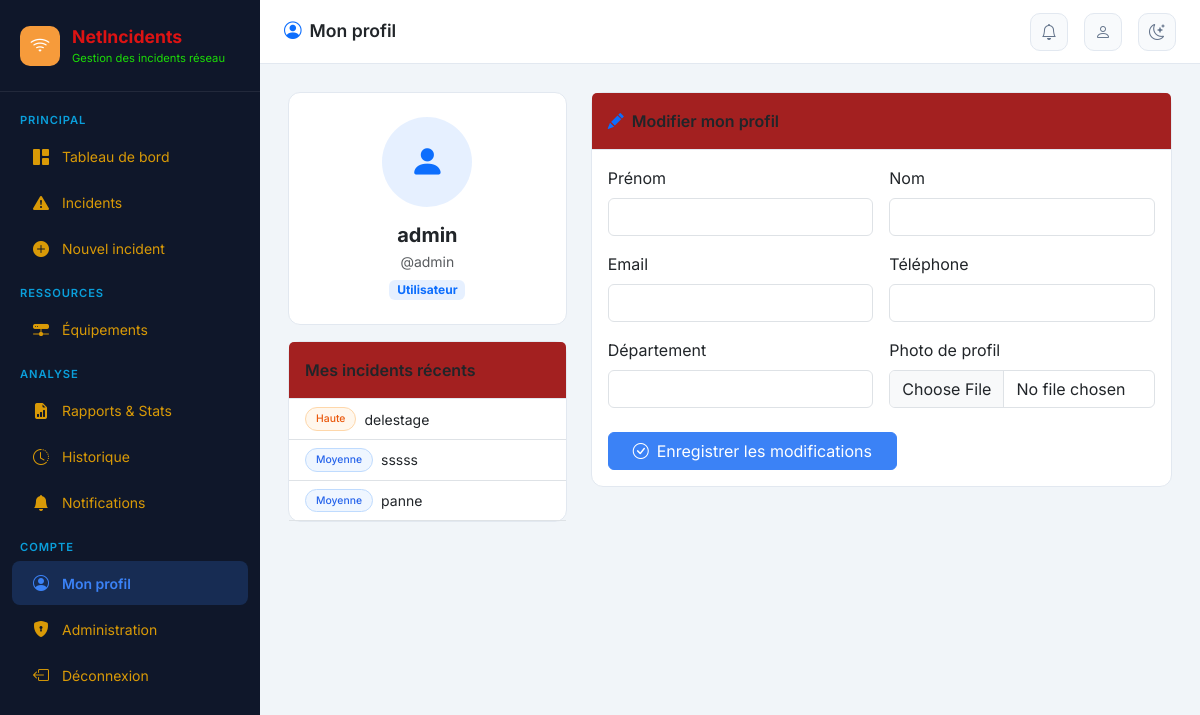
Before: /profil/ (signed in) with the older database file.
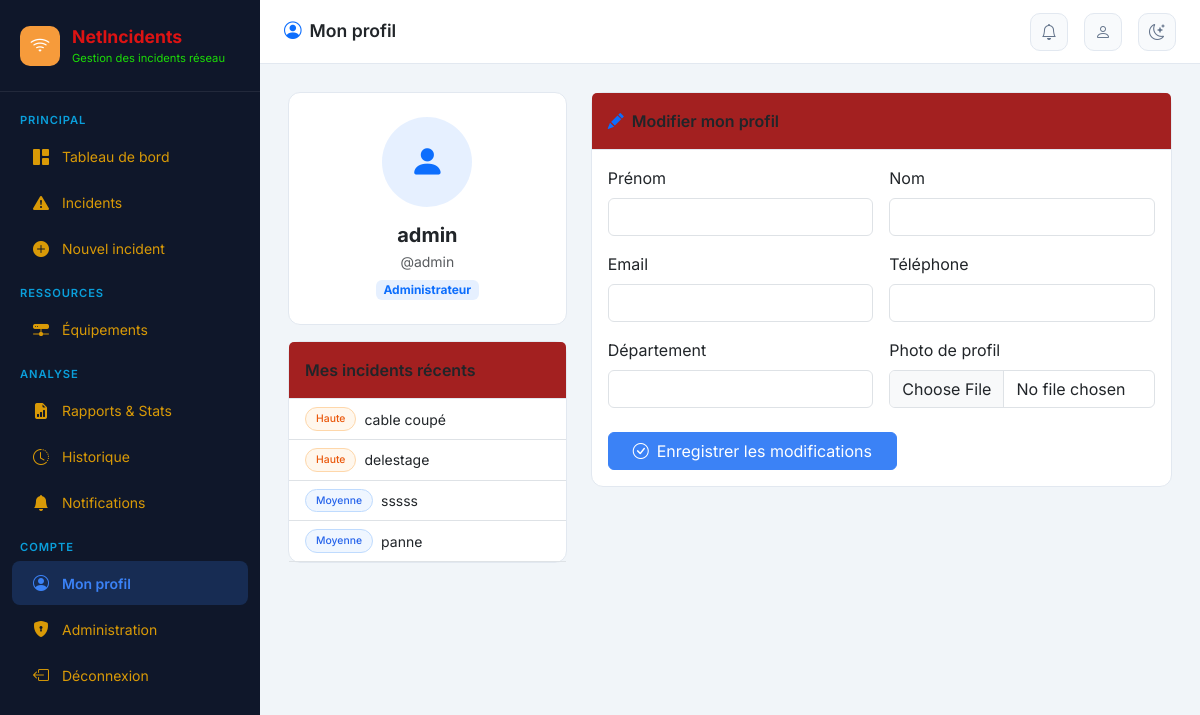
After: the same page with the newer database file.
### incidents/models.py (models this page shows, shortened)
class ProfilUtilisateur(models.Model):
    ROLES = [
        ('admin', 'Administrateur'),
        ('technicien', 'Technicien réseau'),
        ('superviseur', 'Superviseur'),
        ('utilisateur', 'Utilisateur'),
    ]
    user = models.OneToOneField(User, on_delete=models.CASCADE, related_name='profil')
    role = models.CharField(max_length=20, choices=ROLES, default='utilisateur')
    telephone = models.CharField(max_length=20, blank=True)
    departement = models.CharField(max_length=100, blank=True)
    avatar = models.ImageField(upload_to='avatars/', null=True, blank=True)

class Incident(models.Model):
    PRIORITE = [
        ('critique', 'Critique'),
        ('haute', 'Haute'),
        ('moyenne', 'Moyenne'),
        ('basse', 'Basse'),
    ]
    STATUT = [
        ('ouvert', 'Ouvert'),
        ('en_cours', 'En cours'),
        ('resolu', 'Résolu'),
        ('ferme', 'Fermé'),
    ]
    CATEGORIE = [
        ('panne_reseau', 'Panne réseau'),
        ('lenteur', 'Lenteur / Dégradation'),
        ('securite', 'Incident de sécurité'),
        ('configuration', 'Erreur de configuration'),
        ('materiel', 'Défaillance matérielle'),
        ('logiciel', 'Incident logiciel'),
        ('connectivite', 'Perte de connectivité'),
        ('autre', 'Autre'),
    ]
    titre = models.CharField(max_length=200, verbose_name="Titre")
    description = models.TextField(verbose_name="Description")
    categorie = models.CharField(max_length=30, choices=CATEGORIE, default='autre', verbose_name="Catégorie")
    priorite = models.CharField(max_length=20, choices=PRIORITE, default='moyenne', verbose_name="Priorité")
    statut = models.CharField(max_length=20, choices=STATUT, default='ouvert', verbose_name="Statut")
    equipements = models.ManyToManyField(Equipement, blank=True, verbose_name="Équipements concernés")
    date_creation = models.DateTimeField(auto_now_add=True, verbose_name="Date de création")
    date_modification = models.DateTimeField(auto_now=True, verbose_name="Dernière modification")
    date_resolution = models.DateTimeField(null=True, blank=True, verbose_name="Date de résolution")
    date_fermeture = models.DateTimeField(null=True, blank=True, verbose_name="Date de fermeture")
    cree_par = models.ForeignKey(
        User, on_delete=models.SET_NULL, null=True,
        related_name='incidents_crees', verbose_name="Créé par"
    )
    assigne_a = models.ForeignKey(
        User, on_delete=models.SET_NULL, null=True, blank=True,
        related_name='incidents_assignes', verbose_name="Assigné à"
    )
    impact = models.TextField(blank=True, verbose_name="Impact métier")
    cause_racine = models.TextField(blank=True, verbose_name="Cause racine")
    solution_appliquee = models.TextField(blank=True, verbose_name="Solution appliquée")
    class Meta:
        verbose_name = "Incident"
        verbose_name_plural = "Incidents"
        ordering = ['-date_creation']

### incidents/views.py (the view)
# urls.py: path('profil/', views.mon_profil, name='mon_profil'),
@login_required
def mon_profil(request):
    profil, _ = ProfilUtilisateur.objects.get_or_create(user=request.user)
    if request.method == 'POST':
        form = ProfilForm(request.POST, request.FILES, instance=profil)
        if form.is_valid():
            profil = form.save()
            request.user.first_name = form.cleaned_data.get('first_name', '')
            request.user.last_name = form.cleaned_data.get('last_name', '')
            request.user.email = form.cleaned_data.get('email', '')
            request.user.save()
            messages.success(request, 'Profil mis à jour avec succès.')
            return redirect('mon_profil')
    else:
        form = ProfilForm(instance=profil, initial={
            'first_name': request.user.first_name,
            'last_name': request.user.last_name,
            'email': request.user.email,
        })
    nb_notifs = Notification.objects.filter(utilisateur=request.user, lue=False).count()
    mes_incidents_recents = Incident.objects.filter(
        cree_par=request.user
    ).order_by('-date_creation')[:5]
    return render(request, 'incidents/profil.html', {
        'form': form, 'profil': profil,
        'mes_incidents_recents': mes_incidents_recents,
        'nb_notifs': nb_notifs,
    })

### incidents/forms.py
class ProfilForm(forms.ModelForm):
    first_name = forms.CharField(
        max_length=50, required=False,
        widget=forms.TextInput(attrs={'class': 'form-control'})
    )
    last_name = forms.CharField(
        max_length=50, required=False,
        widget=forms.TextInput(attrs={'class': 'form-control'})
    )
    email = forms.EmailField(
        required=False,
        widget=forms.EmailInput(attrs={'class': 'form-control'})
    )
    class Meta:
        model = ProfilUtilisateur
        fields = ['telephone', 'departement', 'avatar']
        widgets = {
            'telephone': forms.TextInput(attrs={'class': 'form-control'}),
            'departement': forms.TextInput(attrs={'class': 'form-control'}),
            'avatar': forms.FileInput(attrs={'class': 'form-control'}),
        }

### incidents/templates/incidents/profil.html (shortened to what this page needs)
{% extends 'incidents/base.html' %}
{% block page_title %}<i class="bi bi-person-circle text-primary me-2"></i>Mon profil{% endblock %}
{% block content %}
<div class="row g-4">
  <div class="col-lg-4">
    <div class="card text-center mb-3">
      <div class="card-body py-4">
        {% if profil.avatar %}
        <img src="{{ profil.avatar.url }}" class="rounded-circle mb-3" width="90" height="90" style="object-fit:cover">
        {% else %}
        <div class="rounded-circle bg-primary bg-opacity-10 d-flex align-items-center justify-content-center mx-auto mb-3"
             style="width:90px;height:90px;font-size:2.2rem">
          <i class="bi bi-person-fill text-primary"></i>
        </div>
        {% endif %}
        <h5 class="fw-bold mb-1">{{ request.user.get_full_name|default:request.user.username }}</h5>
        <div class="text-muted small">@{{ request.user.username }}</div>
        <span class="badge bg-primary bg-opacity-10 text-primary mt-2">{{ profil.get_role_display }}</span>
      </div>
    </div>
    <div class="card">
      <div class="card-header py-3">Mes incidents récents</div>
      <div class="card-body p-0">
        {% for inc in mes_incidents_recents %}
        <a href="{% url 'detail_incident' inc.pk %}" class="d-block px-3 py-2 border-bottom text-decoration-none text-dark">
          <div class="d-flex align-items-center gap-2">
            <span class="incident-badge badge-{{ inc.priorite }}" style="font-size:.65rem">{{ inc.get_priorite_display }}</span>
            <span class="small flex-grow-1">{{ inc.titre|truncatechars:35 }}</span>
          </div>
        </a>
        {% empty %}
        <div class="text-center py-3 text-muted small">Aucun incident créé</div>
        {% endfor %}
      </div>
    </div>
  </div>
  <div class="col-lg-8">
    <div class="card">
      <div class="card-header py-3"><i class="bi bi-pencil-fill text-primary me-2"></i>Modifier mon profil</div>
      <div class="card-body">
        <form method="post" enctype="multipart/form-data">
          <div class="row g-3">
            <div class="col-md-6">
              <label class="form-label fw-500">Prénom</label>
              {{ form.first_name }}
            </div>
            <div class="col-md-6">
              <label class="form-label fw-500">Nom</label>
              {{ form.last_name }}
            </div>
            <div class="col-md-6">
              <label class="form-label fw-500">Email</label>
              {{ form.email }}
            </div>
            <div class="col-md-6">
              <label class="form-label fw-500">Téléphone</label>
              {{ form.telephone }}
            </div>
            <div class="col-md-6">
              <label class="form-label fw-500">Département</label>
              {{ form.departement }}
            </div>
            <div class="col-md-6">
              <label class="form-label fw-500">Photo de profil</label>
              {{ form.avatar }}
            </div>
          </div>
          <div class="mt-4">
            <button type="submit" class="btn btn-primary px-4">
              <i class="bi bi-check-circle me-2"></i>Enregistrer les modifications
            </button>
          </div>
        </form>
      </div>
    </div>
  </div>
</div>
{% endblock %}

Changed rows visible on the page:
changed ProfilUtilisateur: role "Utilisateur" → "Administrateur"
added Incident: priorite "Haute", titre "cable coupé"
